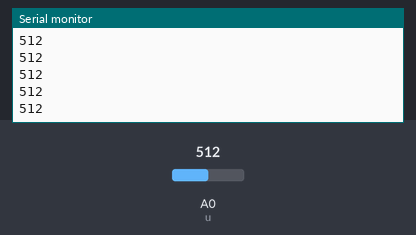
A sketch run on a simulated Arduino Uno, built with avr-gcc and run on an emulated ATmega328P. Shown: the last lines printed to the serial monitor. The test bench sets the inputs (shaded band); at power-on: A0 (u) = 512.

Above: at 1.2 s.
1.3 s: A0 (u) set to 716
At 2.1 s:
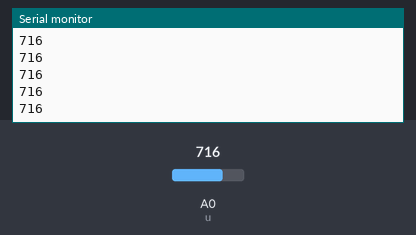
2.8 s: A0 (u) set to 900
At 3.7 s:
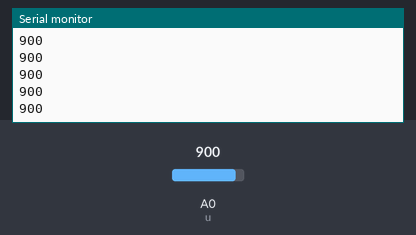
Timing chart, 0 to 5.8 s (numbered marks = the images above; inputs shaded):
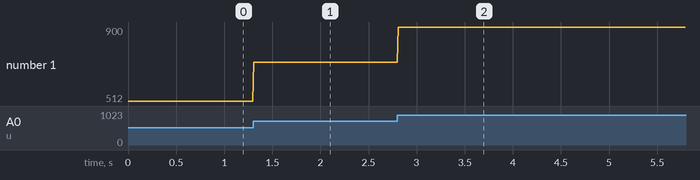

Measured:
- after the input at 1.3 s, the serial monitor: prints a new line at once (image 1)
- after the input at 2.8 s, the serial monitor: prints a new line at once (image 2)
- plotted number 1: 512 → 716 after the input at 1.3 s, 716 → 900 after the input at 2.8 s

The sketch:

Lectura.ino
```cpp
//Lectura.ino

const int u=0;
int tempo=10,f;

void setup() {
	Serial.begin(9600);
	pinMode(u,INPUT);
}

void loop() {
	f=analogRead(u);
	Serial.println(f);
	delay(tempo);
}
```
